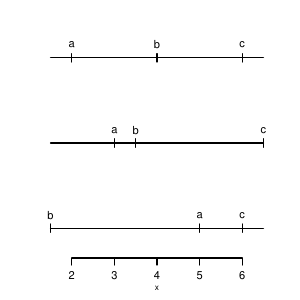

This chart was generated by the following R code:
# do a silly line diagram...


pdf(file="linedia.pdf",width=3,height=3)
par(mgp=c(1.5,0.75,0),mar=c(3,3,2,2),cex=0.7,cex.lab=0.7)

# plot area
plot(c(1.5,6.5),c(1.5,6.5),type="n",asp=1,xlab="x",axes=FALSE,ylab="")
axis(1)

### first line, a,b,c in right order, equally spaced
lines(c(1.5,6.5),c(6,6))
# ticks
lines(c(2,2),c(6.1,5.9))
lines(c(4,4),c(6.1,5.9))
lines(c(6,6),c(6.1,5.9))
# labels
text(c(2,4,6),rep(6.3,3),labels=c("a","b","c"))




# second line, squashed in order
lines(c(1.5,6.5),c(4,4))
# ticks
lines(c(3,3),c(4.1,3.9))
lines(c(3.5,3.5),c(4.1,3.9))
lines(c(6.5,6.5),c(4.1,3.9))
# labels
text(c(3,3.5,6.5),rep(4.3,3),labels=c("a","b","c"))


# third line out of order squash
lines(c(1.5,6.5),c(2,2))
# ticks
lines(c(1.5,1.5),c(2.1,1.9))
lines(c(5,5),c(2.1,1.9))
lines(c(6,6),c(2.1,1.9))
# labels
text(c(1.5,5,6),rep(2.3,3),labels=c("b","a","c"))




dev.off()
